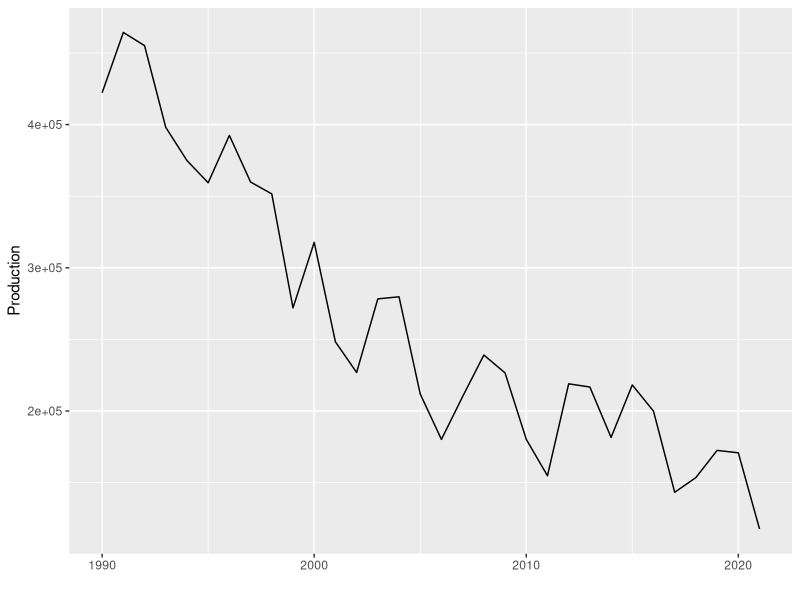
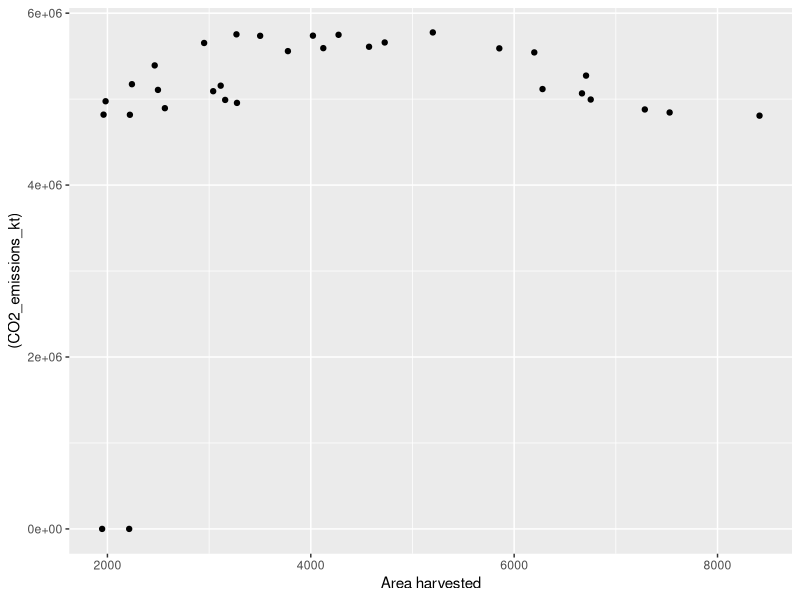
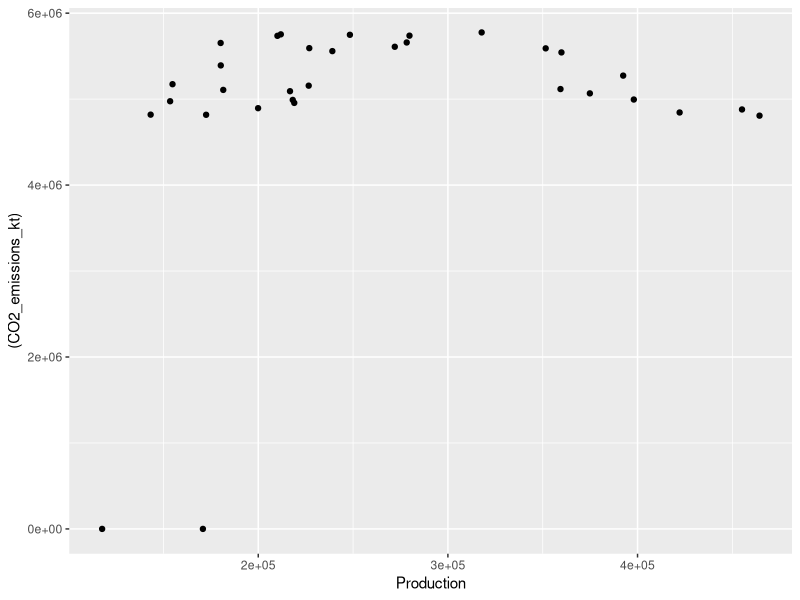
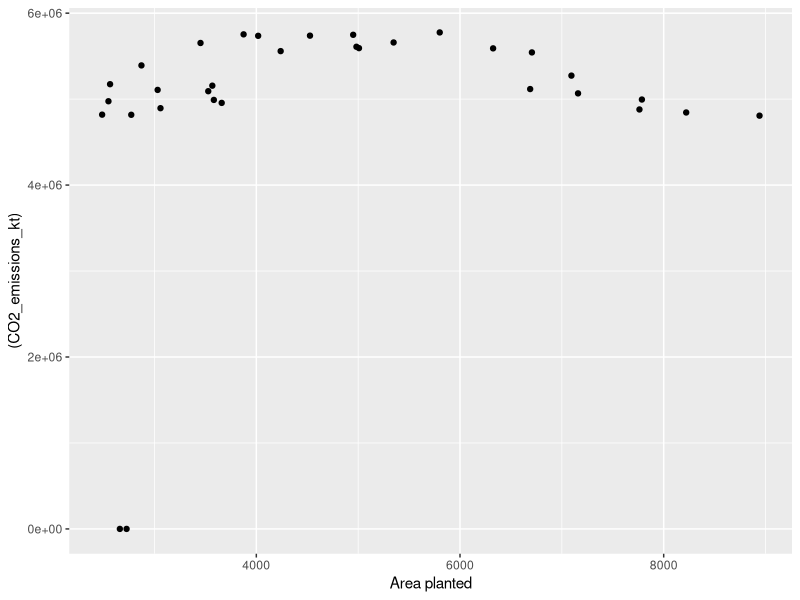
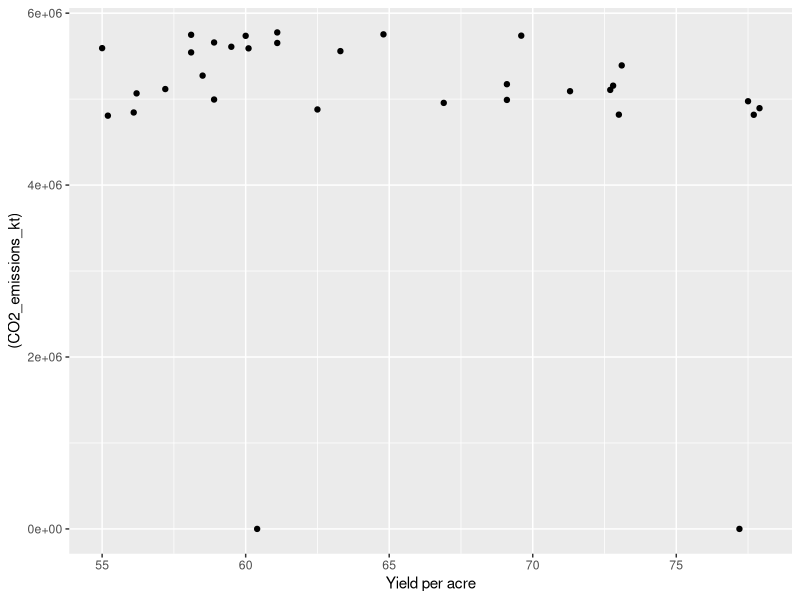
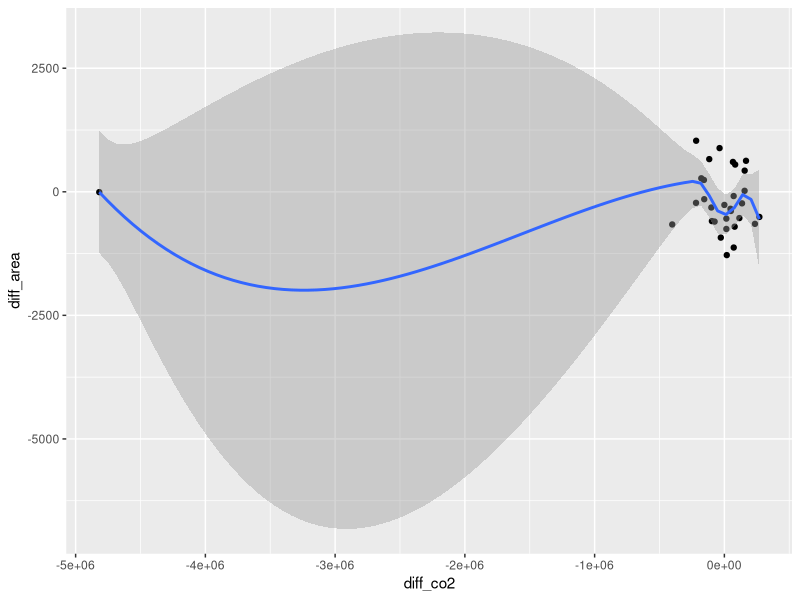

R code for these plots, in order:
## ---- chunk 1
library(tidyverse)
library(ggplot2)
library(dplyr)
#install.packages("forecast")
require(forecast)
library(readr)
library(tidyr)
## ---- chunk 2
## CLEAN THE DATA
co2_data_clean <- read.csv(here::here("dataset/clean_co2.csv"))

## ---- chunk 3
barley_data_3 <- read_csv(here::here("dataset", "barley/crop_p015_t005.csv"),skip = 5)
barley_data_3<- barley_data_3[-2,3:ncol(barley_data_3)] %>% drop_na(Year) %>% head(-1)

barley_data_4 <- read_csv(here::here("dataset", "barley/crop_p016_t010.csv"),skip = 5)
barley_data_4<- barley_data_4[-2,3:ncol(barley_data_4)] %>% drop_na(Year) %>% head(-1)

barley_data <- barley_data_3%>%bind_rows(barley_data_4) 
barley_data <- barley_data %>% type_convert()

barley_co2_data <- co2_data_clean %>% left_join(barley_data, by = c("Time" = "Year"))

#barley_co2_data <- barley_co2_data %>% filter(CO2_emissions_kt != "..") %>% type_convert()
View(barley_co2_data)


#write_csv(barely_co2_data, file = here::here("dataset", "barley_co2_data"))

#save(barley_co2_data, file = here::here("dataset/barely_co2_data.RData"))
## ---- chunk 4
# read_csv(here::here("dataset/barley_co2_data"))

Year <- barley_co2_data %>% pull(Time)
Production <- barley_co2_data %>% pull(Production)
co_emit <- barley_co2_data %>% pull(CO2_emissions_kt)

barley_ts <- ggplot(barley_co2_data, aes(x=Year, y=Production)) +
  geom_line() +
  xlab("")
barley_ts

## ---- chunk 5
barley_co2_data %>% ggplot(aes(x = `Area harvested`, y = (CO2_emissions_kt))) + geom_point()
barley_co2_data %>% ggplot(aes(x = `Production`, y = (CO2_emissions_kt))) + geom_point()
barley_co2_data %>% ggplot(aes(x = `Area planted`, y = (CO2_emissions_kt))) + geom_point()
barley_co2_data %>% ggplot(aes(x = `Yield per acre`, y = (CO2_emissions_kt))) + geom_point()

## ---- chunk 6
diff_df <- data.frame(diff_area = diff(barley_co2_data$`Area harvested`), diff_co2 = diff(barley_co2_data$CO2_emissions_kt) )
diff_df %>% ggplot(aes(y = diff_area, x = diff_co2)) + geom_point()+ geom_smooth()
## ---- chunk 7
lm1 <- (lm(`Area harvested`~ CO2_emissions_kt, barley_co2_data)) 
summary(lm1)

lm1_diff <-lm(diff_area ~ poly(diff_co2,3), diff_df)
summary(lm1_diff)

